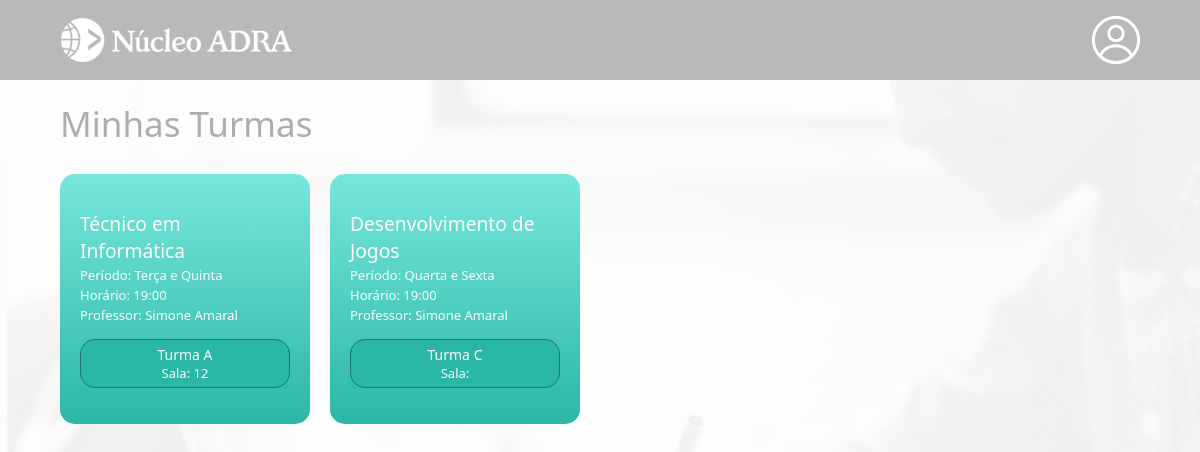
Page /portal/professor/curso.php?i=4 (signed in) on the committed database.
### tables this page shows
CREATE TABLE IF NOT EXISTS `turma` (
  `id` int UNSIGNED NOT NULL AUTO_INCREMENT,
  `codigo` char(2) NOT NULL,
  `curso_id_curso` int UNSIGNED NOT NULL,
  `sala` varchar(20) DEFAULT NULL,
  PRIMARY KEY (`id`,`curso_id_curso`),
  KEY `fk_turma_curso1_idx` (`curso_id_curso`)
);

CREATE TABLE IF NOT EXISTS `curso` (
  `id_curso` int UNSIGNED NOT NULL AUTO_INCREMENT,
  `nome` varchar(45) NOT NULL,
  `sigla` varchar(5) DEFAULT NULL,
  `descricao` text NOT NULL,
  `area` varchar(40) NOT NULL,
  `ch` smallint UNSIGNED DEFAULT NULL,
  `periodo` enum('M','V','N') DEFAULT NULL,
  `curso_inicio` date DEFAULT NULL,
  `curso_fim` date DEFAULT NULL,
  `hora_inicio` char(5) DEFAULT NULL,
  `hora_fim` char(5) DEFAULT NULL,
  `valor` decimal(6,2) UNSIGNED DEFAULT NULL,
  PRIMARY KEY (`id_curso`)
);

CREATE TABLE IF NOT EXISTS `professor` (
  `id_professor` int UNSIGNED NOT NULL AUTO_INCREMENT,
  `nome_completo` varchar(40) NOT NULL,
  `nome` varchar(50) NOT NULL,
  `sobrenome` varchar(50) NOT NULL,
  `sexo` varchar(1) NOT NULL,
  `email` varchar(100) NOT NULL,
  `nascimento` date NOT NULL,
  `idade` int DEFAULT NULL,
  `endereco_id` int UNSIGNED NOT NULL,
  `login` varchar(15) NOT NULL,
  `senha` varchar(8) NOT NULL,
  `telefone` varchar(15) DEFAULT NULL,
  `imagem` text,
  PRIMARY KEY (`id_professor`),
  KEY `fk_professor_endereco1_idx` (`endereco_id`)
);

### portal/professor/curso.php (the view, shortened to what this page needs)
<?php
    require_once "../../util/config.php";
    $idProfessor = $_GET['i'];
        $sql = "SELECT * FROM professor";
        $result = mysqli_query($link, $sql);
        while($row = mysqli_fetch_array($result)){
            if($row['id_professor'] == $idProfessor){
                $idProfessor = $row['id_professor'];
                $nomeProfessor = $row['nome'] . ' ' . $row['sobrenome'];
            }
        }
?>
<!DOCTYPE html>
<html lang="en">
<head>
    <link rel="stylesheet" href="../../css/cursos.css">
</head>
<body>
    <header>
        <main>
            <div class="cabecalho-conteudo">
                <div class="logo">
                    <img src="../../imagens/nucleo-adra-branco-232x48.png" alt="logo-adra">
                </div>
                <a href="usuario.php?i=<?php echo $idProfessor ?>">
                <div id="perfil" class="opcoes-nav">
                </div>
                </a>
            </div>
        </main>
    </header>
    <div class="container-titulo">
        <div class="meus-cursos">
            Minhas Turmas
        </div>
    </div>
    <div class="container-geral">
        <div class="container-curso">
        <?php
            $sql_turma = "SELECT * FROM professor_turma";
            $result_turma = mysqli_query($link, $sql_turma);
            while($row = mysqli_fetch_array($result_turma)){
                if($row['professor_id'] == $idProfessor){
                    $idTurma = $row['turma_id'];
                    $sql_1 = "SELECT * FROM turma";
                    $result_1 = mysqli_query($link, $sql_1);
                    while($row = mysqli_fetch_array($result_1)){
                        if($row['id'] == $idTurma){
                        $codigo_turma = $row['codigo'];
                        $id_curso = $row['curso_id_curso'];
                        $sala = $row['sala'];
        ?>
            <div class="curso"><a href="mural.php?c=<?php echo $row['curso_id_curso']; ?>&i=<?php echo $idProfessor; ?>&t=<?php echo $idTurma; ?>">
                <div class="conteudo-curso">
                        <div class="nome-curso">
                        <?php
                        $sql_2 = "SELECT * FROM curso";
                        $result_2 = mysqli_query($link, $sql_2);
                        while($row = mysqli_fetch_array($result_2)){
                            if ($row['id_curso'] == $id_curso){
                                $nome_curso = $row['nome'];
                                $dias_curso = $row['descricao'];
                                $hora_curso = $row['hora_inicio'];
                            }
                        }
                    ?>
                        <?php echo $nome_curso;?>
                    </div>
                    <div class="descricao-curso">
                        Período: <?php echo $dias_curso;?>
                    </div>
                    <div class="descricao-curso">
                        Horário: <?php echo $hora_curso;?>
                    </div>
                    <div class="descricao-curso">
                        Professor: <?php echo $nomeProfessor; ?>
                    </div>
                    <div class="area">
                        <div class="area-texto-turma">Turma <?php echo $codigo_turma; ?></div>
                        <div class="area-texto-sala">Sala: <?php echo $sala;?></div>
                    </div>
                </div>
            </div></a>
        <?php
                            }
                        }
                }
            }
        ?>
        </div>
    </div>
</body>
</html>

### css/cursos.css (style rules this page uses)
* { padding: 0; margin: 0; box-sizing: border-box; font-family:'Segoe UI', Tahoma, Geneva, Verdana, sans-serif; }
body { background: url("../imagens/Professor-icone-branco.png") no-repeat center center fixed; background-size: cover; -webkit-background-size: cover; -moz-background-size: cover; -o-background-size: cover; }
header { height: 10vh; background-color: #b9b9b9; display: flex; align-items: center; justify-content: center; }
.cabecalho-conteudo { margin: 0 auto; padding: 0; display: flex; width: 90vw; height: 48px; justify-content: space-between; align-items: center; }
.logo { cursor: pointer; display: flex; align-items: center; }
#perfil { cursor: pointer; width: 48px; height: 48px; background-image: url("../imagens/perfil-branco.png"); }
.opcoes-nav { display: flex; gap: 50px; height: 10vh; }
.container-titulo { height: 8vh; padding: 20px 0 10px 5vw; width: 95vw; font-size: 35px; font-weight: 500; color: #adadad; }
.container-curso { height: 82vh; padding: 30px 5vw; display: flex; flex-wrap: wrap; }
.curso { width: 250px; height: 250px; border-radius: 15px; background-image:linear-gradient(#77e7da, #2ab7a6); display: flex; margin-right: 20px; margin-bottom: 20px; }
.curso a { text-decoration: none; color: white; }
.conteudo-curso { height: 250px; display: flex; flex-direction: column; justify-content: center; padding: 20px; }
.nome-curso { font-size: larger; font-weight: 500; }
.descricao-curso { margin-top: 2px; font-size: small; }
.area { cursor: pointer; margin-top: 15px; background-color: #2ab7a6; border: 1px solid #1b756b; border-radius: 15px; }
.area-texto-turma { text-align: center; font-size: 14px; font-weight: 500; padding: 0 15px; padding-top: 5px; }
.area-texto-sala { text-align: center; font-size: small; padding: 0 15px; padding-bottom: 5px; }

### rows in the picture
turma: curso.nome "Técnico em Informática", curso.descricao "Terça e Quinta", curso.hora_inicio "19:00", codigo "A", sala "12"
professor: nomeProfessor "Simone Amaral"
turma: curso.nome "Desenvolvimento de Jogos", curso.descricao "Quarta e Sexta", curso.hora_inicio "19:00", codigo "C"
